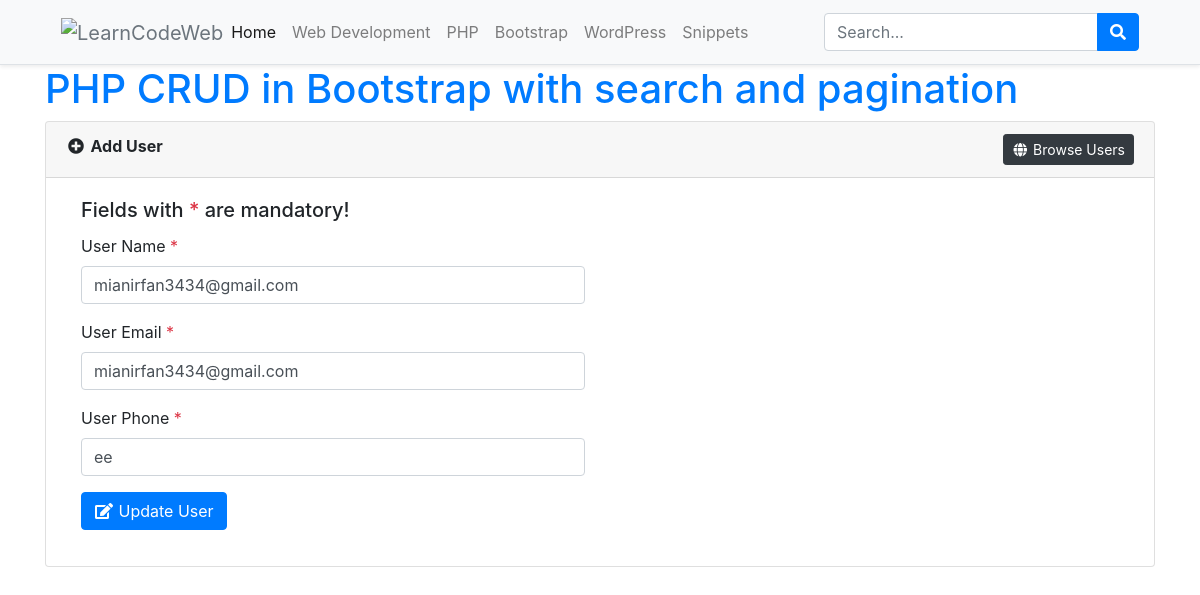
The page /edit-users.php?editId=74 on the database its author committed.
### tables this page shows
CREATE TABLE IF NOT EXISTS `users` (
  `id` int(11) NOT NULL AUTO_INCREMENT,
  `dt` timestamp NOT NULL DEFAULT CURRENT_TIMESTAMP,
  `Club` varchar(100) NOT NULL,
  `username` varchar(64) NOT NULL,
  `useremail` varchar(128) NOT NULL,
  `userpassword` varchar(100) NOT NULL,
  `userphone` varchar(24) NOT NULL,
  `rfc` varchar(150) NOT NULL,
  `imagePath` varchar(500) NOT NULL,
  PRIMARY KEY (`id`)
);

### include/Database.php (called while the page is built, shortened)
<?php
class Database{
    protected $pdo;
    public function __construct(\PDO $pdo)
    {
        $this->pdo = $pdo;
        $this->pdo->setAttribute(\PDO::ATTR_ERRMODE, \PDO::ERRMODE_EXCEPTION);
    }
    public function getAllRecords($tableName, $fields='*', $cond='', $orderBy='', $limit='')
    {
        $stmt = $this->pdo->prepare("SELECT $fields FROM $tableName WHERE 1 ".$cond." ".$orderBy." ".$limit);
        $stmt->execute();
        $rows = $stmt->fetchAll(PDO::FETCH_ASSOC);
        return $rows;
    }
}
?>

### config.php (called while the page is built, shortened)
<?php
include_once('include/Database.php');
$dsn	= 	"mysql:dbname=".SS_DB_NAME.";host=".SS_DB_HOST."";
$pdo	=	"";
try {
	$pdo = new PDO($dsn, SS_DB_USER, SS_DB_PASSWORD);
}catch (PDOException $e) {
	echo "Connection failed: " . $e->getMessage();
}
$db 	=	new Database($pdo);
?>

### edit-users.php (the view, shortened to what this page needs)
<?php include_once('config.php');
if(isset($_REQUEST['editId']) and $_REQUEST['editId']!=""){
	$row	=	$db->getAllRecords('users','*',' AND id="'.$_REQUEST['editId'].'"');
}
?>
<!doctype html>
<html lang="en-US" xmlns:fb="https://www.facebook.com/2008/fbml" xmlns:addthis="https://www.addthis.com/help/api-spec"  prefix="og: http://ogp.me/ns#" class="no-js">
<head>
    <link rel="stylesheet" href="https://stackpath.bootstrapcdn.com/bootstrap/4.2.1/css/bootstrap.min.css">
    <link rel="stylesheet" href="https://use.fontawesome.com/releases/v5.6.3/css/all.css">
</head>
<body>
	<div class="bg-light border-bottom shadow-sm sticky-top">
		<div class="container">
			<header class="blog-header py-1">
				<nav class="navbar navbar-expand-lg navbar-light bg-light"> <a class="navbar-brand text-muted p-0 m-0" href="https://learncodeweb.com"><img src='https://learncodeweb.com/wp-content/uploads/2019/01/logo.png' alt='LearnCodeWeb'></a>
					<div class="collapse navbar-collapse" id="navbarSupportedContent">
						<ul class="navbar-nav mr-auto">
							<li itemscope="itemscope" itemtype="https://www.schema.org/SiteNavigationElement" id="menu-item-17" class="active nav-item"><a title="Home" href="https://learncodeweb.com/" class="nav-link">Home</a></li>
							<li itemscope="itemscope" itemtype="https://www.schema.org/SiteNavigationElement" id="menu-item-16" class="nav-item"><a title="Web Development" href="https://learncodeweb.com/learn/web-development/" class="nav-link">Web Development</a></li>
							<li itemscope="itemscope" itemtype="https://www.schema.org/SiteNavigationElement" id="menu-item-558" class="nav-item"><a title="PHP" href="https://learncodeweb.com/learn/php/" class="nav-link">PHP</a></li>
							<li itemscope="itemscope" itemtype="https://www.schema.org/SiteNavigationElement" id="menu-item-14" class="nav-item"><a title="Bootstrap" href="https://learncodeweb.com/learn/bootstrap-framework/" class="nav-link">Bootstrap</a></li>
							<li itemscope="itemscope" itemtype="https://www.schema.org/SiteNavigationElement" id="menu-item-559" class="nav-item"><a title="WordPress" href="https://learncodeweb.com/learn/wordpress/" class="nav-link">WordPress</a></li>
							<li itemscope="itemscope" itemtype="https://www.schema.org/SiteNavigationElement" id="menu-item-15" class="nav-item"><a title="Snippets" href="https://learncodeweb.com/learn/snippets/" class="nav-link">Snippets</a></li>
						</ul>
						<form method="get" action="https://learncodeweb.com" class="form-inline my-2 my-lg-0">
							<div class="input-group input-group-md">
								<input type="text" class="form-control search-width" name="s" id="search" value="" placeholder="Search..." aria-label="Search">
								<div class="input-group-append">
									<button type="submit" class="btn btn-primary" id="searchBtn"><i class="fa fa-search"></i></button>
								</div>
							</div>
						</form>
					</div>
				</nav>
			</header>
		</div>
	</div>
   	<div class="container">
		<h1><a href="https://learncodeweb.com/php/php-crud-in-bootstrap-4-with-search-functionality/">PHP CRUD in Bootstrap with search and pagination</a></h1>
		<div class="card">
			<div class="card-header"><i class="fa fa-fw fa-plus-circle"></i> <strong>Add User</strong> <a href="browse-users.php" class="float-right btn btn-dark btn-sm"><i class="fa fa-fw fa-globe"></i> Browse Users</a></div>
			<div class="card-body">
				<div class="col-sm-6">
					<h5 class="card-title">Fields with <span class="text-danger">*</span> are mandatory!</h5>
					<form method="post">
						<div class="form-group">
							<label>User Name <span class="text-danger">*</span></label>
							<input type="text" name="username" id="username" class="form-control" value="<?php echo $row[0]['username']; ?>" placeholder="Enter user name" required>
						</div>
						<div class="form-group">
							<label>User Email <span class="text-danger">*</span></label>
							<input type="email" name="useremail" id="useremail" class="form-control" value="<?php echo $row[0]['useremail']; ?>" placeholder="Enter user email" required>
						</div>
						<div class="form-group">
							<label>User Phone <span class="text-danger">*</span></label>
							<input type="tel" name="userphone" id="userphone" maxlength="12" class="form-control" value="<?php echo $row[0]['userphone']; ?>" placeholder="Enter user phone" required>
						</div>
						<div class="form-group">
							<button type="submit" name="submit" value="submit" id="submit" class="btn btn-primary"><i class="fa fa-fw fa-edit"></i> Update User</button>
						</div>
					</form>
				</div>
			</div>
		</div>
	</div>
</body>
</html>

### rows shown on the page
users: username "mianirfan3434@gmail.com", useremail "mianirfan3434@gmail.com", userphone "ee"
